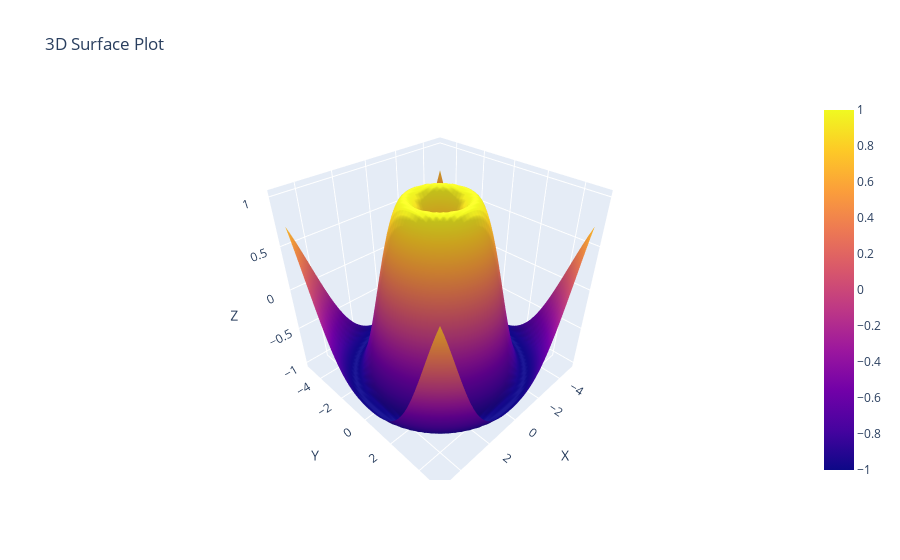

Notebook code for this chart:
### Markdown cell above
## 3d Surface

### Code cell
import numpy as np
import plotly.graph_objects as go

# Create data for surface plot
x = np.linspace(-5, 5, 50)
y = np.linspace(-5, 5, 50)
x, y = np.meshgrid(x, y)
z = np.sin(np.sqrt(x**2 + y**2))  # example surface

# Surface plot
fig = go.Figure(data=[go.Surface(z=z, x=x, y=y)])
fig.update_layout(title='3D Surface Plot', scene=dict(
    xaxis_title='X',
    yaxis_title='Y',
    zaxis_title='Z'
))
fig.show()

### Figure 1 — Plotly figure (JSON) as saved in the notebook; plotly's stock layout.template omitted (floating-point values rounded to 4 significant figures; data arrays with more than 128 entries replaced by an {"elided": "..."} marker saying what was removed)
{"data": [{"type": "surface", "x": {"elided": "50x50 float values"}, "y": {"elided": "50x50 float values"}, "z": {"elided": "50x50 float values"}}], "layout": {"scene": {"xaxis": {"title": {"text": "X"}}, "yaxis": {"title": {"text": "Y"}}, "zaxis": {"title": {"text": "Z"}}}, "title": {"text": "3D Surface Plot"}}}
